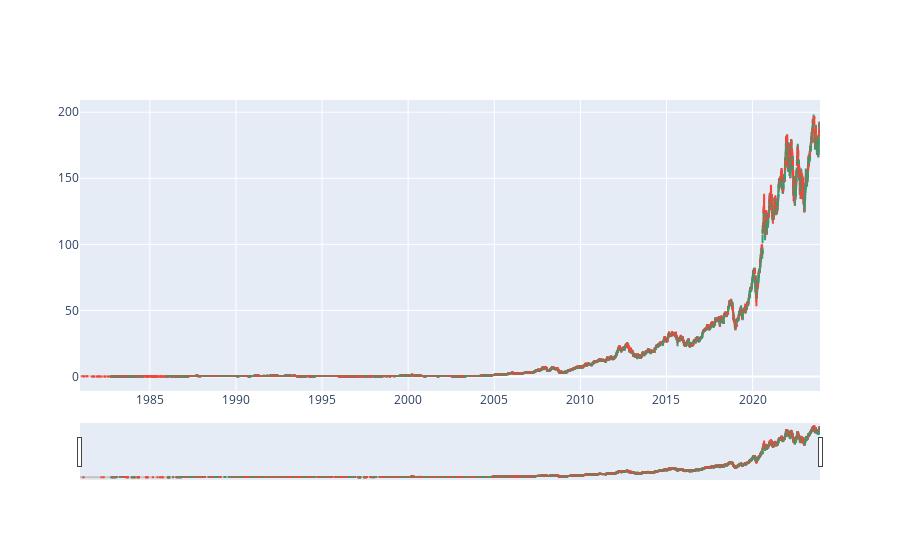

The cell this chart's notebook holds for it:
### Markdown cell above
To be able to train models, we will need to look at trading models based on the day before. So we will add lag columns that contain relevant stock prices from the day before. We will also drop the 'Adj. Close' column because it is the same as the 'Close' column for the most part.

### Code cell
stonks = go.Figure(go.Candlestick(x=data['Date'],
                                   open=data['Open'],
                                   high=data['High'],
                                   low=data['Low'],
                                   close=data['Close'],
                                   
                                   name=f'{filename} Stock Chart'))

stonks.show()

### Figure 1 — Plotly figure (JSON) as saved in the notebook; plotly's stock layout.template omitted (floating-point values rounded to 4 significant figures; data arrays with more than 128 entries replaced by an {"elided": "..."} marker saying what was removed)
{"data": [{"close": {"elided": "10834 float values"}, "high": {"elided": "10834 float values"}, "low": {"elided": "10834 float values"}, "name": "AAPL Stock Chart", "open": {"elided": "10834 float values"}, "type": "candlestick", "x": {"elided": "10834 str values"}}], "layout": {}}
